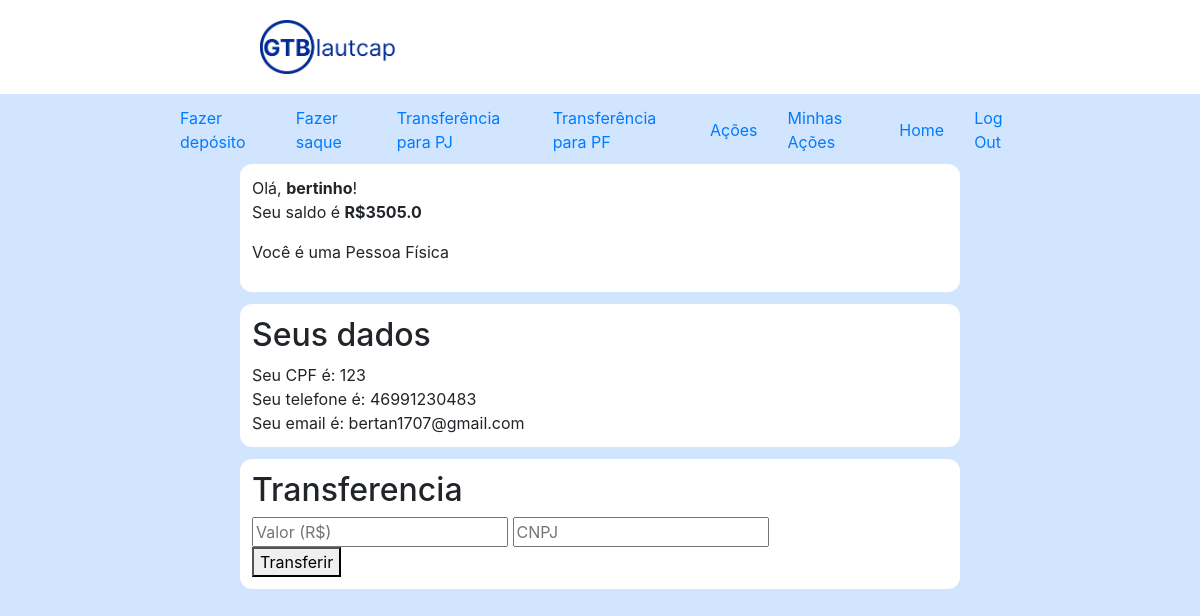
The app's page /transferenciaPFparaPJ (signed in), older data.
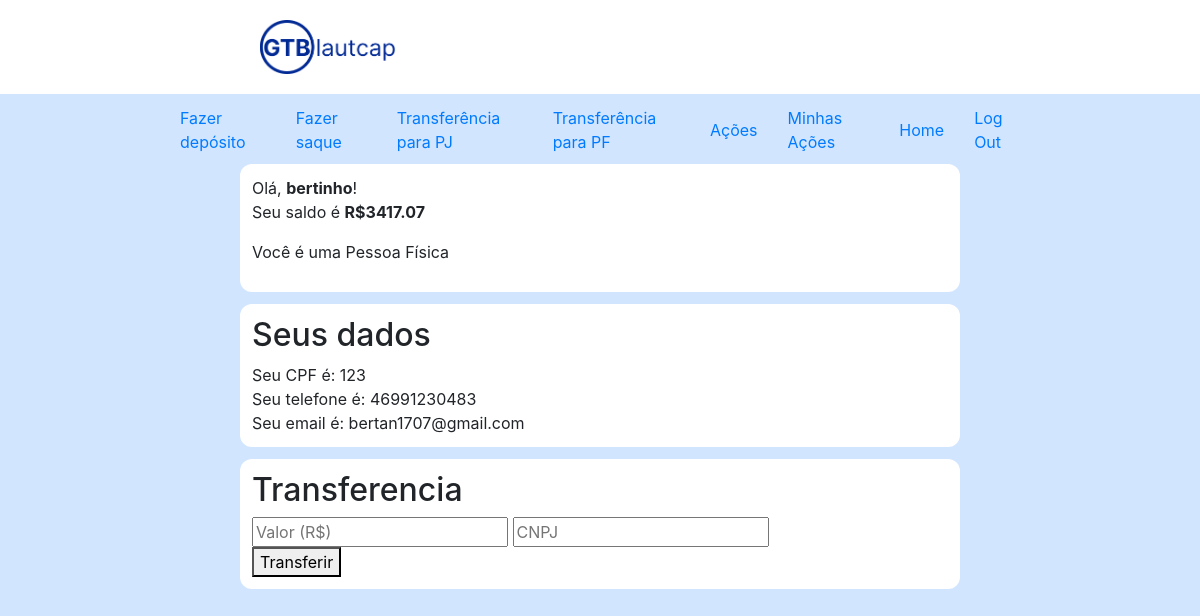
The same page, newer data.
### gtb/models.py (models this page shows, shortened)
class PessoaFisica(models.Model):
    user            = models.OneToOneField(User, on_delete=models.CASCADE)
    CPF             = models.CharField(max_length=15, null=False, blank=False, primary_key=True)
    nome_completo   = models.CharField(max_length=64, null=False, blank=False)
    telefone        = models.CharField(max_length=8, null=False, blank=False)
    saldo_da_conta  = models.FloatField(default=0, null=False, blank=False)
    user_acoes      = models.ManyToManyField('HistoricoCompraEVendaAcoes', related_name="acoes")

### gtb/viewsPF.py (the view)
# urls.py: path("transferenciaPFparaPJ", viewsPF.transferenciaPFparaPJ, name="transferenciaPFparaPJ"),
@login_required
def transferenciaPFparaPJ(request):
    print("hello")
    if request.method == "POST":
        valor = request.POST["valor"]
        CNPJ_dest = request.POST["CNPJ"]
        if not valor:
            messages.error(request, "Insira o valor")
            cliente = models.PessoaFisica.objects.get(user=request.user)
            return render(request, "gtb/transferenciaparaPJ.html", {
                "user": request.user,
                "cliente": cliente
            })
        if not CNPJ_dest:
            messages.error(request, "Insira CNPJ")
            cliente = models.PessoaFisica.objects.get(user=request.user)
            return render(request, "gtb/transferenciaparaPJ.html", {
                "user": request.user,
                "cliente": cliente
            })
        currentUser = request.user
        sql_query_pf = """
        UPDATE gtb_pessoafisica
        SET saldo_da_conta = saldo_da_conta - %s
        WHERE user_id = %s;
        """
        sql_query_pj = """
        UPDATE gtb_pessoajuridica
        SET saldo_da_conta = saldo_da_conta + %s
        WHERE CNPJ = %s;
        """
        sql_query_historico = """
            INSERT INTO gtb_historicotransferencias (horario, valor, recebeu, tipo_recebe, enviou, tipo_envia)
            VALUES (%s, %s, %s, %s, %s, %s)
        """
        with connection.cursor() as cursor:
            cursor.execute(sql_query_pf, [valor, currentUser.id])
            cursor.execute(sql_query_pj, [valor, CNPJ_dest])
            cursor.execute(sql_query_historico, [datetime.now(), valor, CNPJ_dest, 'PJ', currentUser.id, 'PF'])
        connection.commit()
        cliente = models.PessoaFisica.objects.get(user=request.user)
        return render(request, "gtb/transferenciaparaPJ.html", {
            "user": request.user,
            "cliente": cliente
        })
    else:
        cliente = models.PessoaFisica.objects.get(user=request.user)
        return render(request, "gtb/transferenciaparaPJ.html", {
            "user": request.user,
            "cliente": cliente
        })

### gtb/templates/gtb/transferenciaparaPJ.html (shortened to what this page needs)
{% extends "gtb/layout.html" %}
{% load filter %}
{% load static %}
{% block body %}
    {% if cliente %}
        {% if user.is_pessoaFisica %}
            <div class="info">
                <p>Olá, <b>{{ cliente.nome_completo }}</b>!<br>
                Seu saldo é <b>R${{ cliente.saldo_da_conta }}</b>  <br></p>
                <p> Você é uma Pessoa Física </p>
            </div>
            <div class="info">
                <h2>Seus dados</h2>
                Seu CPF é: {{ cliente.CPF }} <br>
                Seu telefone é: {{ cliente.telefone }} <br>
                Seu email é: {{ user.email }} <br>
            </div>
            <div class="info">
                <h2>Transferencia</h2>
                <form action="{% url 'transferenciaPFparaPJ' %}" method="post">
                    <div>
                        <input class="bidInput" type="number" name="valor" placeholder="Valor (R$)">
                        <input class="bidInput" type="text" name="CNPJ" placeholder="CNPJ">
                    </div>
                    <div class="button">
                        <button type="submit">Transferir</button>
                </form>
            </div>
        {% endif %}
    {% endif %}
{% endblock %}

Row changes from the older to the newer data that the page shows:
changed PessoaFisica "bertinho": saldo_da_conta "3505.0" → "3417.07"
